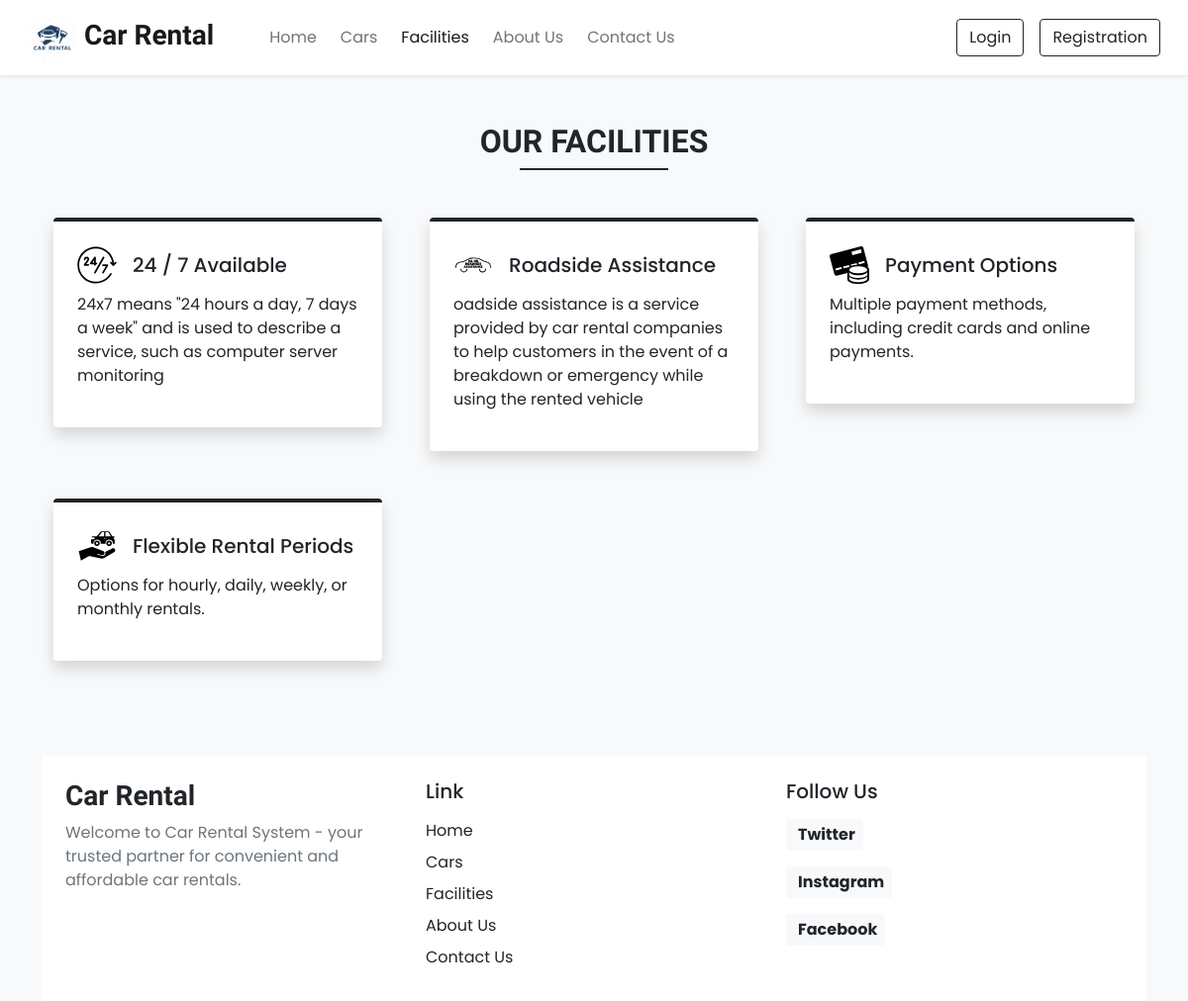
Screenshot of /facilities.php with the database file from the repository.
### tables this page shows
CREATE TABLE `settings` (
  `sr_no` int(11) NOT NULL,
  `site_title` varchar(50) NOT NULL,
  `site_about` varchar(300) NOT NULL,
  `shutdown` tinyint(1) NOT NULL
);

CREATE TABLE `facilities` (
  `id` int(11) NOT NULL,
  `icon` varchar(100) NOT NULL,
  `name` varchar(50) NOT NULL,
  `description` varchar(300) NOT NULL
);

### admin/includes/db_config.php (called while the page is built, shortened)
<?php
 function selectAll($table){
    $con = $GLOBALS['con'];
    $res = mysqli_query($con, "SELECT * FROM $table");
    return $res;
 }
 function select($sql , $values ,$datatype){
    $con = $GLOBALS['con'];
    if($stmt = mysqli_prepare($con,$sql)){
        mysqli_stmt_bind_param($stmt,$datatype, ...$values);
        if(mysqli_stmt_execute($stmt)){
            $res = mysqli_stmt_get_result($stmt);
            return $res;
        }else{
            mysqli_stmt_close($stmt);
            die('Query Cannot be executed - Select');
        }
    }else{
        die('Query Cannot be prepared - Select');
    }
 }

### facilities.php (the view, shortened to what this page needs)
<!DOCTYPE html>
<html lang="en">
<head>
    <link rel="stylesheet" href="https://cdn.jsdelivr.net/npm/swiper@10/swiper-bundle.min.css" />
    <?php
    require("includes/links.php");
    ?>
</head>
<body class="bg-light">
    <?php
    require("includes/header.php");
    ?>
    <div class="my-5 px-4">
        <h2 class="fw-bold h-font text-center">OUR FACILITIES</h2>
        <div class="h-line bg-dark"></div>
    </div>
    <div class="container">
        <div class="row">
            <?php
            $res = selectAll('facilities');
            $path = FACILITIES_IMG_PATH;
            while ($row  = mysqli_fetch_assoc($res)) {
                echo<<<data
                        <div class="col-lg-4 col-md-6 mb-5 px-4">
                            <div class="bg-white rounded shadow p-4 border-top border-4 border-dark pop">
                                <div class="d-flex align-items-center mb-2">
                                    <img src="$path$row[icon]" width="40px">
                                    <h5 class="m-0 ms-3">$row[name]</h5>
                                </div>
                                <p>$row[description]</p>
                            </div>
                        </div>
                    data;
            }
            ?>
        </div>
        <?php
        require("includes/footer.php");
        ?>
</body>
</html>

### includes/header.php (shortened to what this page needs)
<nav id="nav-bar" class="navbar navbar-expand-lg navbar-light bg-white px-lg-3 py-lg-2 shadow-sm sticky-top">
    <div class="container-fluid">
        <a class="navbar-brand me-5 fw-bold fs-3 h-font" href="index.php">
            <img src="images/logo.jpg" alt="Car Rental Logo" width="50" height="50" style="border-radius: 50%;"> <?php echo $setting_r['site_title'] ?>
        </a>
        <div class="collapse navbar-collapse" id="navbarSupportedContent">
            <ul class="navbar-nav me-auto mb-2 mb-lg-0">
                <li class="nav-item">
                    <a class="nav-link  me-2" href="index.php">Home</a>
                </li>
                <li class="nav-item">
                    <a class="nav-link  me-2" href="cars.php">Cars</a>
                </li>
                <li class="nav-item">
                    <a class="nav-link  me-2" href="facilities.php">Facilities</a>
                </li>
                <li class="nav-item">
                    <a class="nav-link  me-2" href="about.php">About Us</a>
                </li>
                <li class="nav-item">
                    <a class="nav-link " href="contact.php">Contact Us</a>
                </li>
            </ul>
            <div class="d-flex">
                <?php
                if (isset($_SESSION['login']) && $_SESSION['login']) {
                    $path = USERS_IMG_PATH;
                    echo <<<data
                         <div class="btn-group">
                            <button type="button" class="btn btn-outline-dark shadow-none dropdown-toggle" data-bs-toggle="dropdown" data-bs-display="static" aria-expanded="false">
                            <img src="$path$_SESSION[uPic]" style="width: 25px; height: 25px;" class="rounded-circle me-1">
                                $_SESSION[uName]
                            </button>
                                <ul class="dropdown-menu dropdown-menu-lg-end">
                                    <li><a class="dropdown-item" href="profile.php">Profile</a></li>
                                    <li><a class="dropdown-item" href="bookings.php">Bookings</a></li>
                                    <li><a class="dropdown-item" href="logout.php">Logout</a></li>
                                </ul>
                        </div>
                    data;
                } else {
                    echo <<<data
                        <button type="button" class="btn btn-outline-dark shadow-none me-lg-3 me-2" data-bs-toggle="modal" data-bs-target="#loginModel">
                            Login
                        </button>
                        <button type="button" class="btn btn-outline-dark shadow-none " data-bs-toggle="modal" data-bs-target="#registerModel">
                            Registration
                        </button>
                    data;
                }
                ?>
            </div>
        </div>
    </div>
</nav>

### includes/footer.php (shortened to what this page needs)
<?php
$contact_q = "SELECT * FROM `contact_details` WHERE `sr_no` = ? ";
$values = [1];
$contact_r = mysqli_fetch_assoc(select($contact_q, $values, "i"));
?>
<div class="container-fluid bg-white p-4 mt-5">
    <div class="row justify-content-center">
        <div class="col-lg-4">
            <h3 class="h-font fw-bold fs-3 mb-2"><?php echo $setting_r['site_title'] ?></h3>
            <p class="text-secondary"><?php echo $setting_r['site_about'] ?></p>
        </div>
        <div class="col-lg-4">
            <h5 class="mb-3">Link</h5>
            <a href="index.php" class="d-inline-block mb-2 text-dark text-decoration-none">Home</a><br>
            <a href="cars.php" class="d-inline-block mb-2 text-dark text-decoration-none">Cars</a><br>
            <a href="facilities.php" class="d-inline-block mb-2 text-dark text-decoration-none">Facilities</a><br>
            <a href="about.php" class="d-inline-block mb-2 text-dark text-decoration-none">About Us</a><br>
            <a href="contact.php" class="d-inline-block mb-2 text-dark text-decoration-none">Contact Us</a>
        </div>
        <div class="col-lg-4">
            <h5 class="mb-3">Follow Us </h5>
            <?php
            if ($contact_r['twitter'] != '') {
                echo <<<data
                    <a href="$contact_r[twitter]" class="d-inline-block mb-3" target="_blank">
                        <span class="badge bg-light text-dark fs-6 p-2"> <i class="bi bi-twitter me-1"></i> Twitter</span>
                    </a>
                    <br>
                    data;
            }
            ?>
            <a href="<?php echo $contact_r['insta'] ?>" class="d-inline-block mb-3" target="_blank">
                <span class="badge bg-light text-dark fs-6 p-2"> <i class="bi bi-instagram me-1"></i> Instagram</span>
            </a>
            <br>
            <a href="<?php echo $contact_r['fb'] ?>" class="d-inline-block mb-3" target="_blank">
                <span class="badge bg-light text-dark fs-6 p-2"> <i class="bi bi-facebook me-1"></i> Facebook</span>
            </a>
        </div>
    </div>
</div>

### assets/css/common.css (style rules this page uses)
:root { --teal: #2ec1ac; --teal_hover: #279e8c; }
* { font-family: 'Poppins', sans-serif; }
.h-font { font-family: 'Merienda', cursive; }
.h-line { width: 150px; margin: 0 auto; height: 1.7px; }

### rows the page displays
settings: site_title "Car Rental", site_about "Welcome to Car Rental System - your trusted partner for convenient and affordable car rentals."
facilities: icon (picture), name "24 / 7 Available", description "24x7 means \"24 hours a day, 7 days a week\" and is used to describe a service, such as computer server monitoring"
facilities: icon (picture), name "Roadside Assistance", description "oadside assistance is a service provided by car rental companies to help customers in the event of a breakdown or emergency while using the rented vehicle"
facilities: icon (picture), name "Payment Options", description "Multiple payment methods, including credit cards and online payments."
facilities: icon (picture), name "Flexible Rental Periods", description "Options for hourly, daily, weekly, or monthly rentals."
